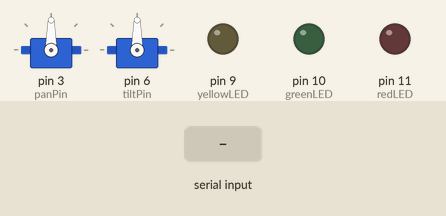
Simulated run of this sketch. Board: Arduino Uno, built with avr-gcc and run on an emulated ATmega328P. On the bench: 2 × servo, output pins drawn as LEDs (lit = HIGH). The test bench sets the inputs (shaded band).

Above: at 1.2 s.
1.3 s: "3\n" received over Serial
At 2.4 s:
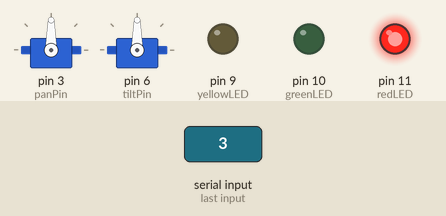
2.8 s: "5\n" received over Serial
At 3.6 s:
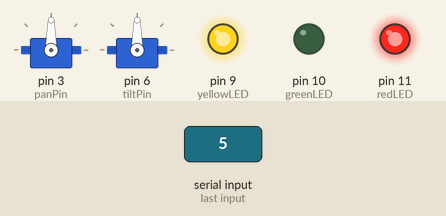
4.3 s: "2\n" received over Serial
At 4.7 s:
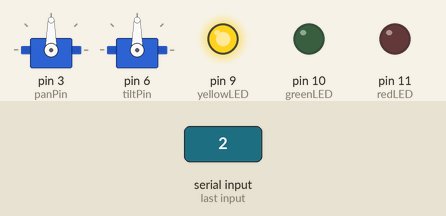
5.8 s: "4\n" received over Serial
At 7.0 s:
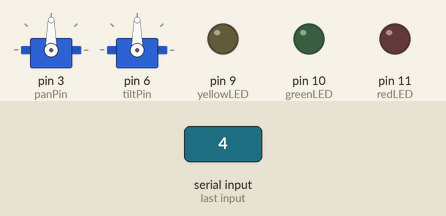
Timing chart, 0 to 8.3 s (numbered marks = the images above; inputs shaded):
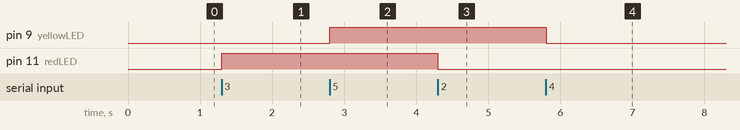

The sketch:

doubleServoLEDGUI.ino
```cpp
/*
 * Double servo control using Processing GUI
 * @author Piero Orderique
 *
 */
#include <Servo.h>;
const int redLED = 11;
const int yellowLED = 9;
const int greenLED = 10;
boolean redState = LOW;
boolean yellowState = LOW;
boolean greenState = LOW;
Servo panServo;
Servo tiltServo;
const int panPin = 3;
const int tiltPin = 6;


void setup() {
  pinMode(redLED, OUTPUT);
  pinMode(yellowLED, OUTPUT);
  pinMode(greenLED, OUTPUT);
  panServo.attach(panPin);
  tiltServo.attach(tiltPin);
  Serial.begin(9600);
}

void loop() {
  if(Serial.available()>0){
    int val = Serial.parseInt();
    //LED control
    if(val == 2){redState = LOW;digitalWrite(redLED, redState);}
    if(val == 3){redState = HIGH;digitalWrite(redLED, redState);}
    if(val == 4){yellowState = LOW;digitalWrite(yellowLED, yellowState);}
    if(val == 5){yellowState = HIGH;digitalWrite(yellowLED, yellowState);}
    if(val == 6){greenState = LOW;digitalWrite(greenLED, greenState);}
    if(val == 7){greenState = HIGH;digitalWrite(greenLED, greenState);}
    //pan servo control
    if(val>=2001 && val<=3000){
      int pos = map(val,2001,3000,0,180);
      panServo.write(pos);
      delay(20);
    }
    //tilt servo control
    if(val>=3001 && val<=4000){
      int pos = map(val,3001,4000,0,180);
      tiltServo.write(pos);
      delay(20);
    }
  }
}
//-----------------------------------------------------------------
```

Measured:
- after the input at 1.3 s, pin 11 (redLED): LOW → HIGH at once
- after the input at 2.8 s, pin 9 (yellowLED): LOW → HIGH at once
- after the input at 4.3 s, pin 11 (redLED): HIGH → LOW at once
- after the input at 5.8 s, pin 9 (yellowLED): HIGH → LOW at once
